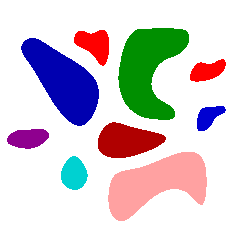
#> input picture projeto3/img1.png, 238 x 238 px
$ jupyter execute --allow-errors trabalho3.ipynb
#> lines starting #> are read from the running program, lines starting #| are printed output that depends on the picture; after the words box and inside, x2 and y2 are one past the last pixel; in counts of white or black regions, pixels touching at a corner belong together
[cell 1]
import cv2
import numpy as np
import matplotlib.pyplot as plt

[cell 2]
def excentricidade(M):
    dv_mu20 = M['mu20'] / M['m00']
    dv_mu02 = M['mu02'] / M['m00']
    dv_mu11 = M['mu11'] / M['m00']

    a = dv_mu20 + dv_mu02

    b = np.sqrt(4*(dv_mu11**2) + (dv_mu20 - dv_mu02)**2)

    return np.sqrt(1 - ((a - b) / (a + b)))

[cell 3]
def solidez(contorno):
    area = cv2.contourArea(contorno)
    casco = cv2.convexHull(contorno)
    casco_area = cv2.contourArea(casco)
    return float(area) / float(casco_area)

[cell 4]
img = cv2.imread("img1.png")
#> img is the input picture: shape (238, 238, 3); mean B, G, R 209.9, 205.5, 212.4

plt.imshow(img)

img = cv2.imread("img1.png", 0)
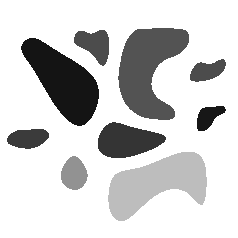
#> img: shape (238, 238); min 20, max 255, mean 207.9

[cell 5]
limite = 250
img_mono = cv2.threshold(img, limite, 255, cv2.THRESH_BINARY)[1]
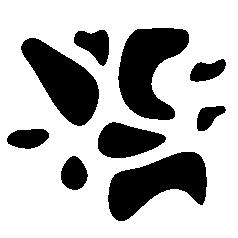
#> img_mono: shape (238, 238); 71.3% white; 9 black regions

plt.imshow(img_mono, cmap="gray")

plt.show()

[cell 6]
img_contorno = np.ones(img_mono.shape, np.uint8)*255
contornos, _ = cv2.findContours(img_mono, cv2.RETR_TREE, cv2.CHAIN_APPROX_SIMPLE)
#> contornos = 10 contours; largest, box (x1, y1, x2, y2) and area: (0, 0, 238, 238) 56169, (117, 27, 190, 121) 4107, (107, 151, 208, 222) 4067, (20, 37, 100, 127) 3690, (97, 121, 167, 159) 1762
cv2.drawContours(img_contorno, contornos, -1, 0)
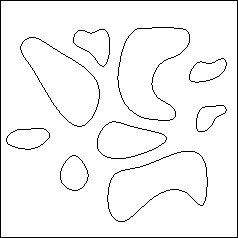
#> img_contorno: shape (238, 238); 95.9% white; black in thin lines or dots
plt.imshow(img_contorno, cmap="gray")

plt.show()

[cell 7]
qtd_contornos = len(contornos)-1
#> qtd_contornos = 9

print("número de regiões: " + str(qtd_contornos))
#| número de regiões: 9

#> (a cell that did not finish here is left out)

#> (a cell that did not finish here is left out)

[cell 10]
img = cv2.imread("img2.png")
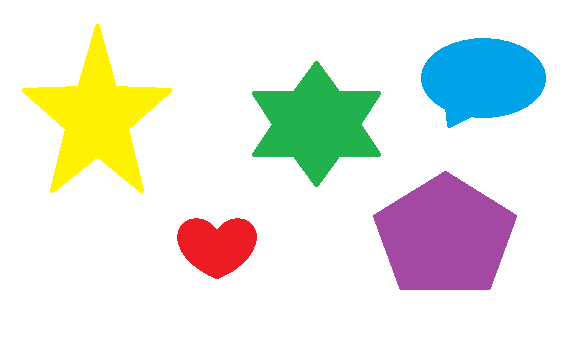
#> input picture projeto3/img2.png, 583 x 340 px
#> img is the input picture: shape (340, 583, 3); mean B, G, R 224.3, 232, 228.9

plt.imshow(img)

img = cv2.imread("img2.png", 0)
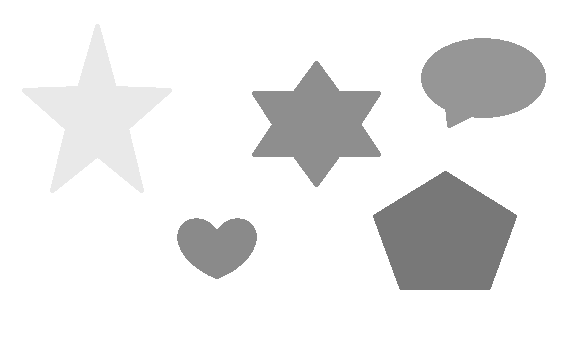
#> img: shape (340, 583); min 120, max 255, mean 234.3

[cell 11]
limite = 250
img_mono = cv2.threshold(img, limite, 255, cv2.THRESH_BINARY)[1]
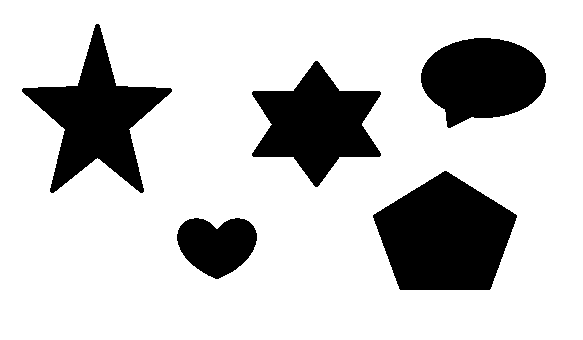
#> img_mono: shape (340, 583); 78.8% white; 5 black regions

plt.imshow(img_mono, cmap="gray")

plt.show()

[cell 12]
img_contorno = np.ones(img_mono.shape, np.uint8)*255
contornos, _ = cv2.findContours(img_mono, cv2.RETR_TREE, cv2.CHAIN_APPROX_SIMPLE)
#> contornos = 6 contours; box (x1, y1, x2, y2) and area: (0, 0, 583, 340) 197298, (372, 170, 518, 291) 12223, (21, 23, 173, 194) 9906, (251, 60, 382, 188) 9029, (420, 37, 547, 129) 8228, (176, 217, 258, 280) 3628
cv2.drawContours(img_contorno, contornos, -1, 0)
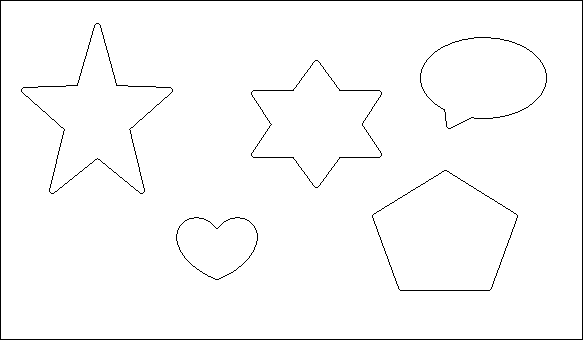
#> img_contorno: shape (340, 583); 98.1% white; black in thin lines or dots
plt.imshow(img_contorno, cmap="gray")

plt.show()

[cell 13]
qtd_contornos = len(contornos)-1
#> qtd_contornos = 5

print("número de regiões: " + str(qtd_contornos))
#| número de regiões: 5
